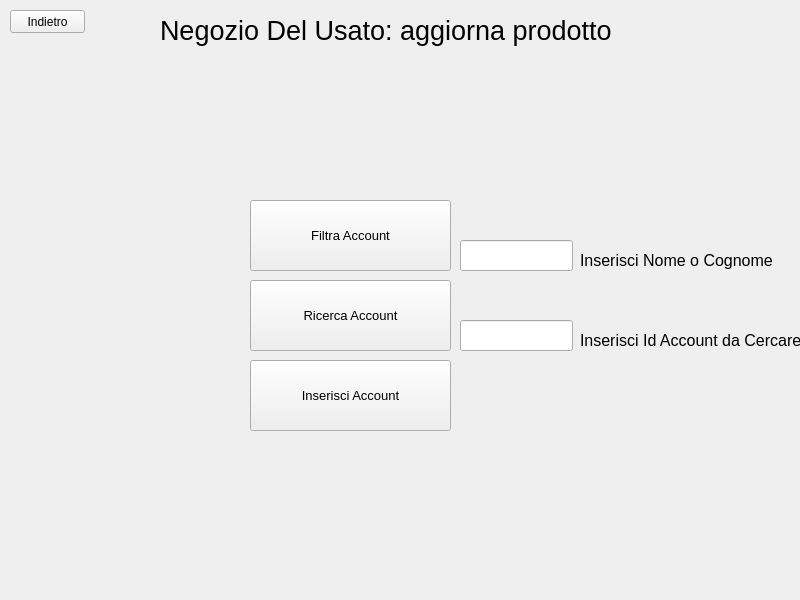
<?xml version="1.0" encoding="UTF-8"?>
<ui version="4.0">
 <class>LoginWindow</class>
 <widget class="QMainWindow" name="LoginWindow">
  <property name="geometry">
   <rect>
    <x>0</x>
    <y>0</y>
    <width>800</width>
    <height>600</height>
   </rect>
  </property>
  <property name="windowTitle">
   <string>MainWindow</string>
  </property>
  <widget class="QWidget" name="loginWidget">
   <widget class="QPushButton" name="indietro">
    <property name="geometry">
     <rect>
      <x>10</x>
      <y>10</y>
      <width>75</width>
      <height>23</height>
     </rect>
    </property>
    <property name="text">
     <string>Indietro</string>
    </property>
   </widget>
   <widget class="QLabel" name="label">
    <property name="geometry">
     <rect>
      <x>160</x>
      <y>10</y>
      <width>461</width>
      <height>41</height>
     </rect>
    </property>
    <property name="font">
     <font>
      <pointsize>20</pointsize>
     </font>
    </property>
    <property name="text">
     <string>Negozio Del Usato: aggiorna prodotto</string>
    </property>
   </widget>
   <widget class="QPushButton" name="filtraAccount">
    <property name="geometry">
     <rect>
      <x>250</x>
      <y>200</y>
      <width>201</width>
      <height>71</height>
     </rect>
    </property>
    <property name="font">
     <font>
      <pointsize>10</pointsize>
     </font>
    </property>
    <property name="text">
     <string>Filtra Account</string>
    </property>
   </widget>
   <widget class="QLineEdit" name="nomeOcognDaIns">
    <property name="geometry">
     <rect>
      <x>460</x>
      <y>240</y>
      <width>113</width>
      <height>31</height>
     </rect>
    </property>
   </widget>
   <widget class="QLabel" name="label_2">
    <property name="geometry">
     <rect>
      <x>580</x>
      <y>240</y>
      <width>201</width>
      <height>41</height>
     </rect>
    </property>
    <property name="font">
     <font>
      <pointsize>12</pointsize>
     </font>
    </property>
    <property name="text">
     <string>Inserisci Nome o Cognome</string>
    </property>
   </widget>
   <widget class="QPushButton" name="ricercaAccount">
    <property name="geometry">
     <rect>
      <x>250</x>
      <y>280</y>
      <width>201</width>
      <height>71</height>
     </rect>
    </property>
    <property name="font">
     <font>
      <pointsize>10</pointsize>
     </font>
    </property>
    <property name="text">
     <string>Ricerca Account</string>
    </property>
   </widget>
   <widget class="QLabel" name="label_3">
    <property name="geometry">
     <rect>
      <x>580</x>
      <y>320</y>
      <width>231</width>
      <height>41</height>
     </rect>
    </property>
    <property name="font">
     <font>
      <pointsize>12</pointsize>
     </font>
    </property>
    <property name="text">
     <string>Inserisci Id Account da Cercare</string>
    </property>
   </widget>
   <widget class="QLineEdit" name="idAccountDaIns">
    <property name="geometry">
     <rect>
      <x>460</x>
      <y>320</y>
      <width>113</width>
      <height>31</height>
     </rect>
    </property>
   </widget>
   <widget class="QPushButton" name="inserisciAccount">
    <property name="geometry">
     <rect>
      <x>250</x>
      <y>360</y>
      <width>201</width>
      <height>71</height>
     </rect>
    </property>
    <property name="font">
     <font>
      <pointsize>10</pointsize>
     </font>
    </property>
    <property name="text">
     <string>Inserisci Account</string>
    </property>
   </widget>
  </widget>
 </widget>
 <resources/>
 <connections/>
</ui>
